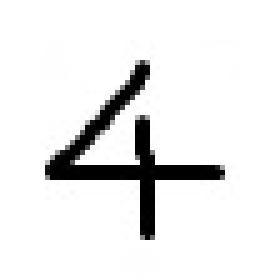
#> input picture day16/4.jpg, 56 x 56 px (shown 5 times larger)
$ python mykeras04show4.py
#> lines starting #> are read from the running program, lines starting #| are printed output that depends on the picture
import cv2

img = cv2.imread('4.jpg', cv2.IMREAD_GRAYSCALE)
#> img is the input picture: shape (56, 56); min 0, max 255, mean 234.2
img2 = cv2.resize(img, (28,28))
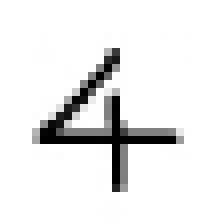
#> img2: shape (28, 28) (shown 8 times larger); min 0, max 255, mean 234.3
img3 = 1 - (img2.reshape((1, 28 * 28))/255)

# [9 lines of commented-out code are left out]

cv2.waitKey(0)
cv2.destroyAllWindows()

$ run again, with day16/7.jpg copied over day16/4.jpg
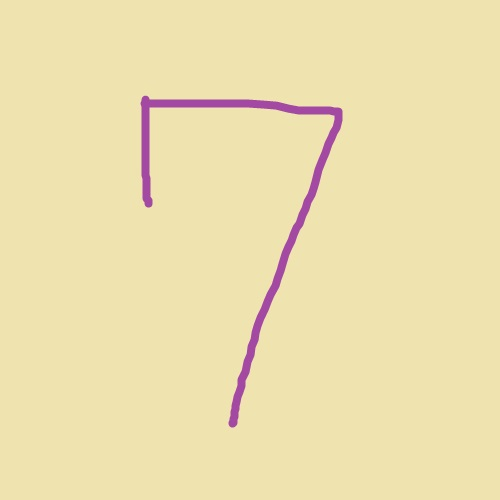
#> input picture day16/7.jpg, 500 x 500 px
#> `img = cv2.imread('4.jpg', cv2.IMREAD_GRAYSCALE)`:
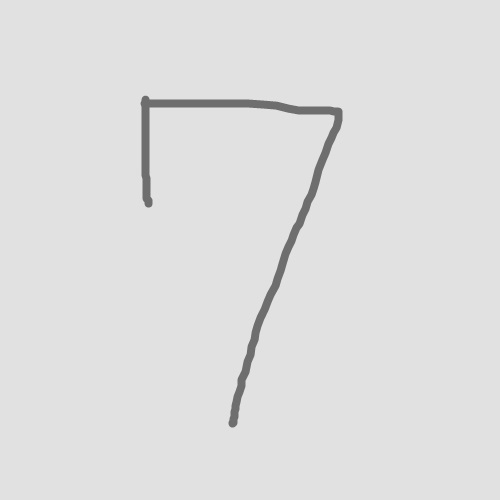
#> img: shape (500, 500); min 101, max 232, mean 222.7
#> `img2 = cv2.resize(img, (28,28))`:
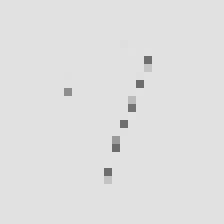
#> img2: shape (28, 28) (shown 8 times larger); min 108, max 227, mean 223.8
